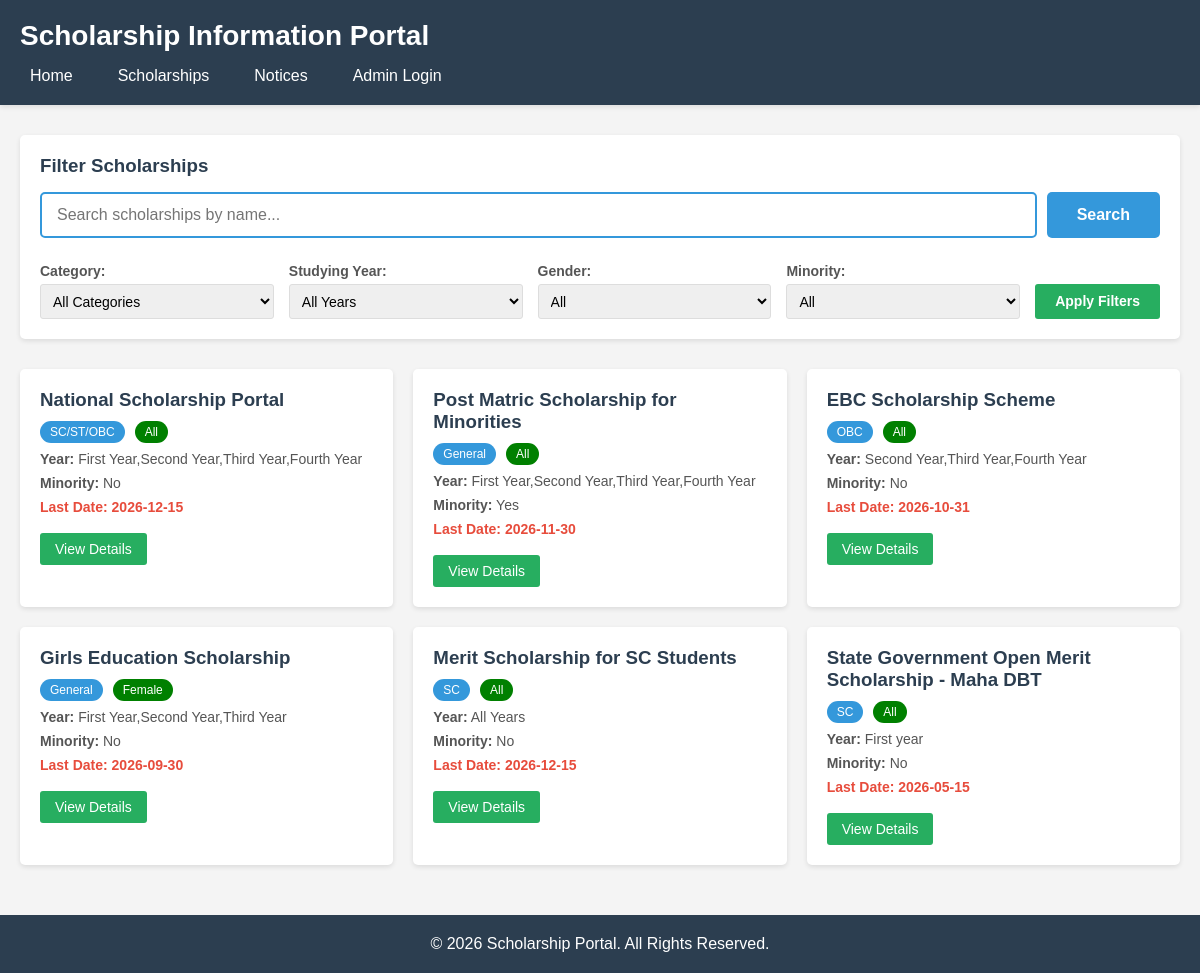
Page /scholarships.php on the earlier database version.
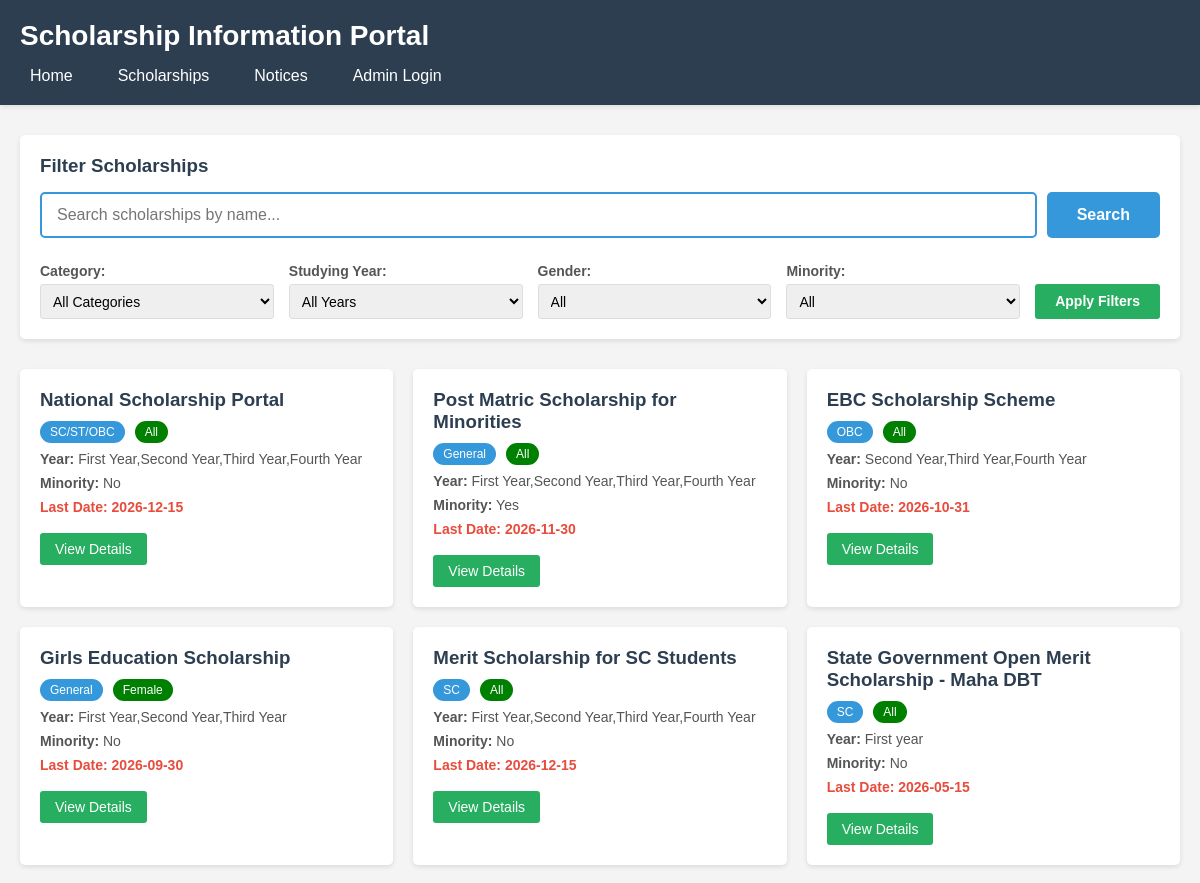
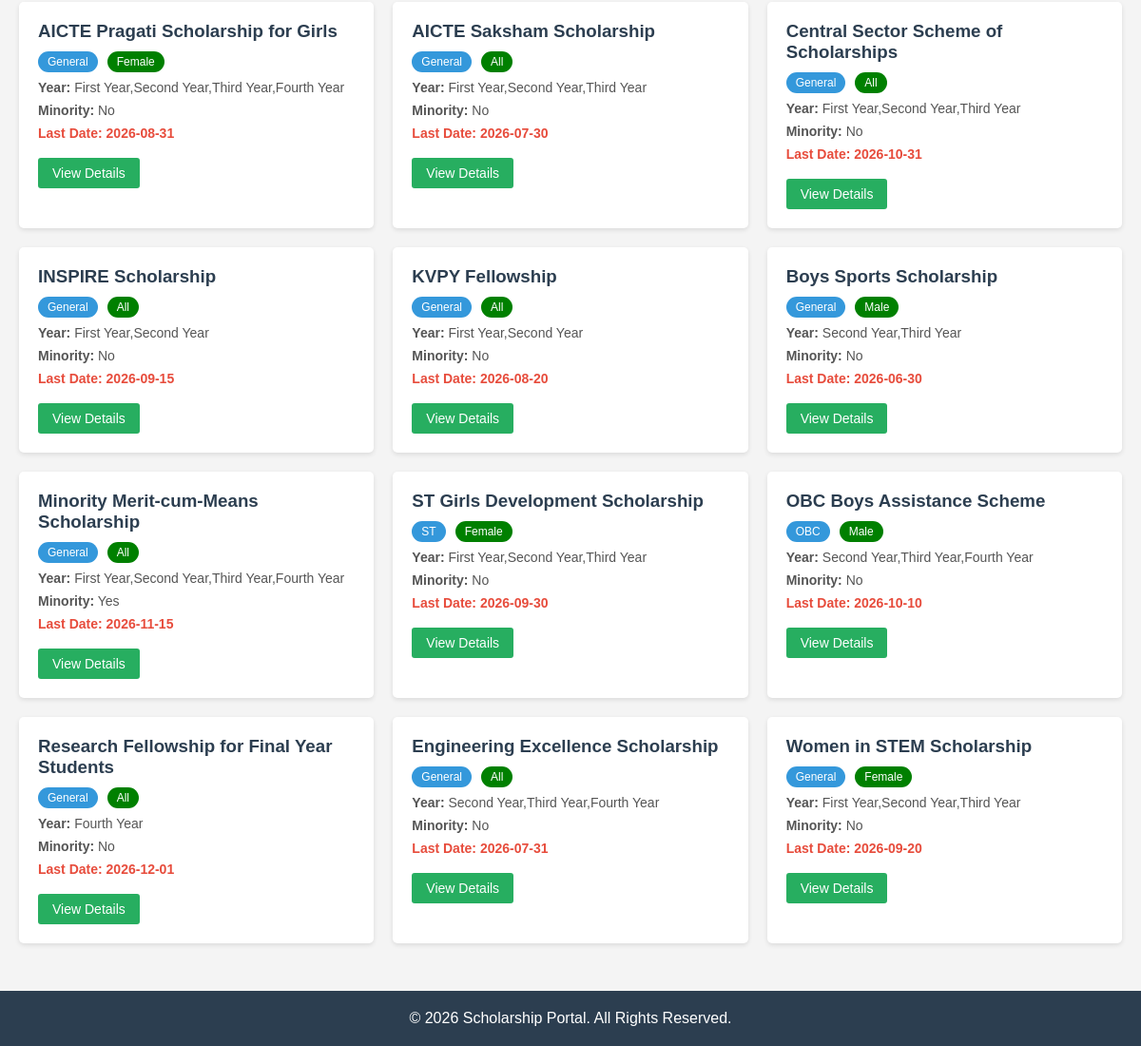
Same page on the later database version (2 pictures, top to bottom).
### tables this page shows
CREATE TABLE scholarships (
    id INT PRIMARY KEY AUTO_INCREMENT,
    name VARCHAR(255) NOT NULL,
    description TEXT NOT NULL,
    eligibility TEXT NOT NULL,
    documents TEXT NOT NULL,
    studying_year VARCHAR(50) NOT NULL,
    gender VARCHAR(20) NOT NULL,
    category VARCHAR(50) NOT NULL,
    caste VARCHAR(50) NOT NULL,
    minority VARCHAR(10) NOT NULL,
    start_date DATE NOT NULL,
    last_date DATE NOT NULL,
    apply_url VARCHAR(500) NOT NULL
);

### scholarships.php (the view, shortened to what this page needs)
<?php
include 'db.php';
$filter_search = isset($_GET['search']) ? $_GET['search'] : '';
$sql = "SELECT * FROM scholarships WHERE 1=1";
$result = mysqli_query($conn, $sql);
?>
<!DOCTYPE html>
<html lang="en">
<head>
    <link rel="stylesheet" href="style.css?v=99">
</head>
<body>
<?php include 'header.php'; ?>
    <div class="container">
        <div class="filter-section">
            <h3>Filter Scholarships</h3>
            <form method="GET" action="scholarships.php" class="filter-form">
                <div class="search-row">
                    <input type="text" name="search" placeholder="Search scholarships by name..." value="<?php echo htmlspecialchars($filter_search); ?>">
                    <button type="submit" class="search-button">Search</button>
                </div>
                <div class="filters-grid">
                    <div>
                        <label>Category:</label>
                        <select name="category">
                            <option value="">All Categories</option>
                        </select>
                    </div>
                    <div>
                        <label>Studying Year:</label>
                        <select name="year">
                            <option value="">All Years</option>
                        </select>
                    </div>
                    <div>
                        <label>Gender:</label>
                        <select name="gender">
                        <option value="">All</option>
                        </select>
                    </div>
                    <div>
                        <label>Minority:</label>
                        <select name="minority">
                            <option value="">All</option>
                        </select>
                    </div>
                    <div class="apply-btn-container">
                        <button type="submit" class="apply-button">Apply Filters</button>
                    </div>
                </div>
            </form>
        </div>
        <div class="scholarship-list">
            <?php
            if (mysqli_num_rows($result) > 0) {
                while ($row = mysqli_fetch_assoc($result)) {
                    echo '<div class="scholarship-card">';
                    echo '<h3>' . $row['name'] . '</h3>';
                    echo '<div class="badges">';
                    echo '<span class="category">' . $row['category'] . '</span>';
                    echo '<span class="gender-badge">' . $row['gender'] . '</span>';
                    echo '</div>';
                    echo '<p><strong>Year:</strong> ' . $row['studying_year'] . '</p>';
                    echo '<p><strong>Minority:</strong> ' . $row['minority'] . '</p>';
                    echo '<p class="last-date">Last Date: ' . $row['last_date'] . '</p>';
                    $query = http_build_query($_GET);
                    echo '<a href="scholarship_details.php?id=' . $row['id'] . '&' . $query . '">View Details</a>';
                    echo '</div>';
                }
            } else {
                echo '<p>No scholarships found matching your criteria.</p>';
            }
            ?>
        </div>
    </div>
<?php include 'footer.php'; ?>
</body>
</html>

### header.php (shortened to what this page needs)
<!DOCTYPE html>
<html lang="en">
<head>
    <link rel="stylesheet" href="style.css?v=5">
</head>
<body>
<header>
    <div class="header-container">
        <h1>Scholarship Information Portal</h1>
        <nav>
            <ul>
                <li><a href="index.php">Home</a></li>
                <li><a href="scholarships.php">Scholarships</a></li>
                <li><a href="notices.php">Notices</a></li>
                <li><a href="admin/login.php">Admin Login</a></li>
            </ul>
        </nav>
    </div>
</header>

### footer.php
<footer>
    <p>&copy; 2026 Scholarship Portal. All Rights Reserved.</p>
</footer>
</body>
</html>

### style.css (style rules this page uses)
* { margin: 0; padding: 0; box-sizing: border-box; }
body { font-family: Arial, sans-serif; background-color: #f4f4f4; color: #333; }
header { background-color: #2c3e50; color: white; padding: 20px 0; box-shadow: 0 2px 5px rgba(0, 0, 0, 0.1); }
.header-container { max-width: 1200px; margin: 0 auto; padding: 0 20px; }
.header-container h1 { margin-bottom: 15px; font-size: 28px; }
nav ul { list-style: none; display: flex; gap: 25px; }
nav ul li a { color: white; text-decoration: none; font-size: 16px; padding: 5px 10px; border-radius: 3px; transition: background-color 0.3s; }
.container { max-width: 1200px; margin: 30px auto; padding: 0 20px; }
.filter-section { background-color: white; padding: 20px; border-radius: 5px; box-shadow: 0 2px 5px rgba(0, 0, 0, 0.1); margin-bottom: 30px; }
.filter-section h3 { margin-bottom: 15px; color: #2c3e50; }
.filter-form { display: flex; flex-direction: column; gap: 20px; }
.search-row { display: flex; gap: 10px; width: 100%; margin-bottom: 5px; }
.search-row input[type="text"] { flex: 1; padding: 12px 15px; border: 2px solid #3498db; border-radius: 5px; font-size: 16px; transition: border-color 0.3s; }
.search-row .search-button { padding: 12px 30px; background-color: #3498db; color: white; border: none; border-radius: 5px; cursor: pointer; font-size: 16px; font-weight: bold; transition: background-color 0.3s; white-space: nowrap; }
.filters-grid { display: flex; flex-wrap: wrap; align-items: flex-end; gap: 15px; width: 100%; }
.filters-grid div { flex: 1; min-width: 140px; }
.filters-grid .apply-btn-container { flex: 0 0 auto; min-width: auto; }
.filters-grid label { display: block; margin-bottom: 5px; font-weight: bold; color: #555; font-size: 14px; }
.filters-grid select { width: 100%; padding: 8px; border: 1px solid #ddd; border-radius: 3px; font-size: 14px; height: 35px; }
.filters-grid .apply-button { width: 100%; height: 35px; padding: 0 20px; background-color: #27ae60; color: white; border: none; border-radius: 3px; cursor: pointer; font-size: 14px; font-weight: bold; transition: background-color 0.3s; line-height: 35px; }
.scholarship-list { display: grid; grid-template-columns: repeat(auto-fill, minmax(300px, 1fr)); gap: 20px; }
.scholarship-card { background-color: white; padding: 20px; border-radius: 5px; box-shadow: 0 2px 5px rgba(0, 0, 0, 0.1); }
.scholarship-card h3 { color: #2c3e50; margin-bottom: 10px; }
.scholarship-card p { margin: 8px 0; color: #555; font-size: 14px; }
.category { display: inline-block; padding: 4px 10px; background-color:#3498db; color: white; border-radius: 20px; font-size: 12px; font-weight: 500; }
.gender-badge { display: inline-block; padding: 4px 10px; margin-left: 10px; background-color: green; color: white; border-radius: 20px; font-size: 12px; font-weight: 500; }
.scholarship-card .last-date { color: #e74c3c; font-weight: bold; }
.scholarship-card a { display: inline-block; margin-top: 10px; padding: 8px 15px; background-color: #27ae60; color: white; text-decoration: none; border-radius: 3px; font-size: 14px; }
.apply-button { display: inline-block; margin-top: 20px; padding: 12px 30px; background-color: #e74c3c; color: white; text-decoration: none; border-radius: 5px; font-size: 16px; font-weight: bold; }
footer { background-color: #2c3e50; color: white; text-align: center; padding: 20px 0; margin-top: 50px; }

Differences in the rows shown:
changed scholarships "Merit Scholarship for SC Students": studying_year "All Years" → "First Year,Second Year,Third Year,Fourth Year"
added scholarships: name "AICTE Pragati Scholarship for Girls", category "General", gender "Female", studying_year "First Year,Second Year,Third Year,Fourth Year", minority "No", last_date "2026-08-31"
added scholarships: name "AICTE Saksham Scholarship", category "General", gender "All", studying_year "First Year,Second Year,Third Year", minority "No", last_date "2026-07-30"
added scholarships: name "Central Sector Scheme of Scholarships", category "General", gender "All", studying_year "First Year,Second Year,Third Year", minority "No", last_date "2026-10-31"
added scholarships: name "INSPIRE Scholarship", category "General", gender "All", studying_year "First Year,Second Year", minority "No", last_date "2026-09-15"
added scholarships: name "KVPY Fellowship", category "General", gender "All", studying_year "First Year,Second Year", minority "No", last_date "2026-08-20"
added scholarships: name "Boys Sports Scholarship", category "General", gender "Male", studying_year "Second Year,Third Year", minority "No", last_date "2026-06-30"
added scholarships: name "Minority Merit-cum-Means Scholarship", category "General", gender "All", studying_year "First Year,Second Year,Third Year,Fourth Year", minority "Yes", last_date "2026-11-15"
added scholarships: name "ST Girls Development Scholarship", category "ST", gender "Female", studying_year "First Year,Second Year,Third Year", minority "No", last_date "2026-09-30"
added scholarships: name "OBC Boys Assistance Scheme", category "OBC", gender "Male", studying_year "Second Year,Third Year,Fourth Year", minority "No", last_date "2026-10-10"
added scholarships: name "Research Fellowship for Final Year Students", category "General", gender "All", studying_year "Fourth Year", minority "No", last_date "2026-12-01"
added scholarships: name "Engineering Excellence Scholarship", category "General", gender "All", studying_year "Second Year,Third Year,Fourth Year", minority "No", last_date "2026-07-31"
added scholarships: name "Women in STEM Scholarship", category "General", gender "Female", studying_year "First Year,Second Year,Third Year", minority "No", last_date "2026-09-20"
